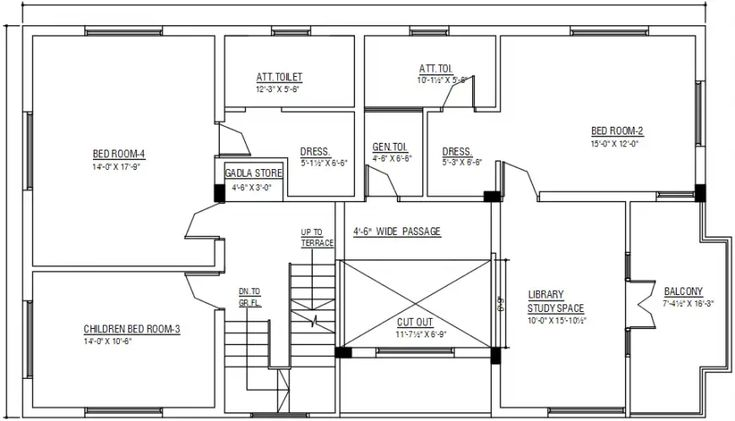
#> input picture ai-engine/input/WhatsApp Image 2026-08-15 at 8.16.41 PM.jpeg, 735 x 421 px
$ python grid_overlay.py '../input/WhatsApp Image 2026-08-15 at 8.16.41 PM.jpeg' 5
#> lines starting #> are read from the running program, lines starting #| are printed output that depends on the picture; after the words box and inside, x2 and y2 are one past the last pixel; in counts of white or black regions, pixels touching at a corner belong together
"""
Grid Overlay — Draw a visible reference grid on images before AI analysis.

Overlays numbered grid lines so the AI model has reference points
to improve coordinate accuracy. The grid acts as a visual ruler.
"""

from __future__ import annotations

from pathlib import Path

import cv2
import numpy as np


def draw_grid(
    image_path: str | Path,
    output_path: str | Path | None = None,
    grid_size: int = 100,
    color: tuple[int, int, int] = (255, 0, 0),   # Red in BGR
    thickness: int = 1,
    alpha: float = 0.3,
    label_every: int = 1,
) -> str:
    """
    Draw a numbered grid overlay on an image.

    Args:
        image_path:  Path to input image.
        output_path: Where to save the gridded image (default: same dir, _grid suffix).
        grid_size:   Pixels between grid lines.
        color:       Line color (BGR).
        thickness:   Line thickness.
        alpha:       Overlay transparency (0 = invisible, 1 = opaque).
        label_every: Label every Nth grid line.

    Returns:
        Path to the gridded image.
    """
#> called with grid_size = 5, color = (255, 0, 0), thickness = 1, alpha = 0.3, label_every = 1
    image_path = Path(image_path)
    if output_path is None:
        output_path = image_path.parent / f"{image_path.stem}_grid{image_path.suffix}"
    output_path = Path(output_path)

    img = cv2.imread(str(image_path))
#> img is the input picture: shape (421, 735, 3); mean B, G, R 236.8, 236.8, 236.8
    if img is None:
        raise FileNotFoundError(f"Cannot read image: {image_path}")

    h, w = img.shape[:2]
#> h = 421; w = 735
    overlay = img.copy()

    # Vertical lines
    x = 0
    col_idx = 0
    while x < w:
        cv2.line(overlay, (x, 0), (x, h), color, thickness)
        if col_idx % label_every == 0:
            # Normalized label (0-1000 scale)
            label = str(int(x / w * 1000))
            cv2.putText(
                overlay, label, (x + 2, 15),
                cv2.FONT_HERSHEY_SIMPLEX, 0.35, color, 1,
            )
        x += grid_size
        col_idx += 1
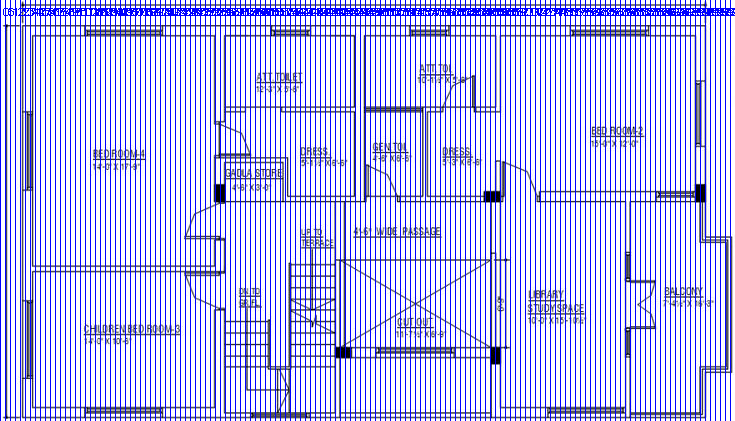
#> overlay: shape (421, 735, 3); mean B, G, R 240.9, 187, 187
#> after the loop, col_idx = 147; x = 735

    # Horizontal lines
    y = 0
    row_idx = 0
    while y < h:
        cv2.line(overlay, (0, y), (w, y), color, thickness)
        if row_idx % label_every == 0:
            label = str(int(y / h * 1000))
            cv2.putText(
                overlay, label, (2, y + 12),
                cv2.FONT_HERSHEY_SIMPLEX, 0.35, color, 1,
            )
        y += grid_size
        row_idx += 1
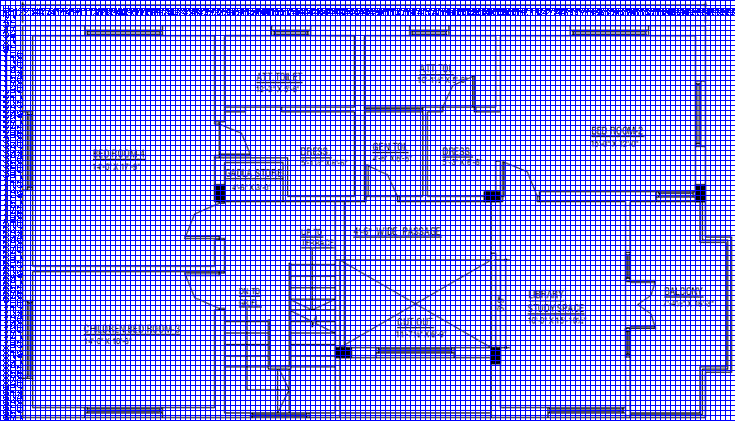
#> overlay: shape (421, 735, 3); 16.48% of pixels changed, all inside (x1, y1, x2, y2) = (1, 0, 735, 421)
#> after the loop, row_idx = 85; y = 425

    # Blend
    result = cv2.addWeighted(overlay, alpha, img, 1 - alpha, 0)
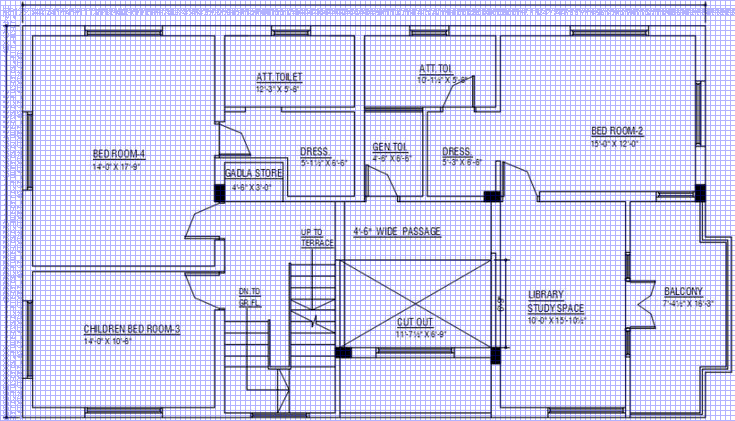
#> result: shape (421, 735, 3); mean B, G, R 239, 210.1, 210.1

    output_path.parent.mkdir(parents=True, exist_ok=True)
    cv2.imwrite(str(output_path), result)

    return str(output_path)


# [61 lines left out: functions crop_region, normalized_bbox_to_pixels, not called in this run]


if __name__ == "__main__":
    import sys
    if len(sys.argv) < 2:
        print("Usage: python -m geometry.grid_overlay <image_path> [grid_size]")
        sys.exit(1)

    img_path = sys.argv[1]
    gs = int(sys.argv[2]) if len(sys.argv) > 2 else 100
    out = draw_grid(img_path, grid_size=gs)
    print(f"Grid image saved: {out}")
